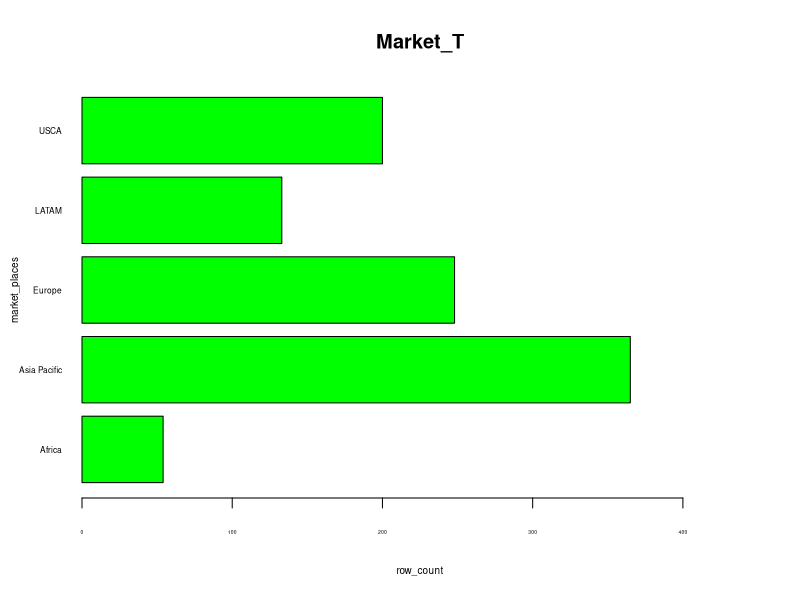
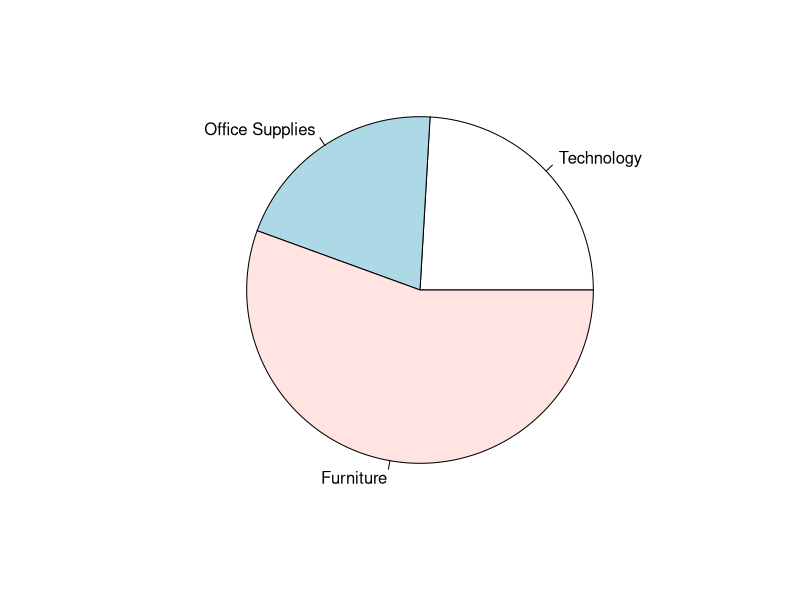
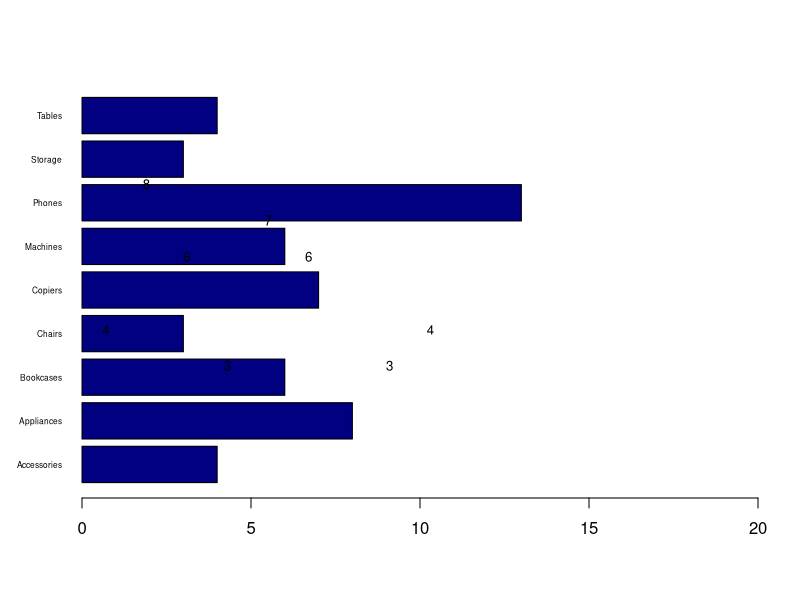
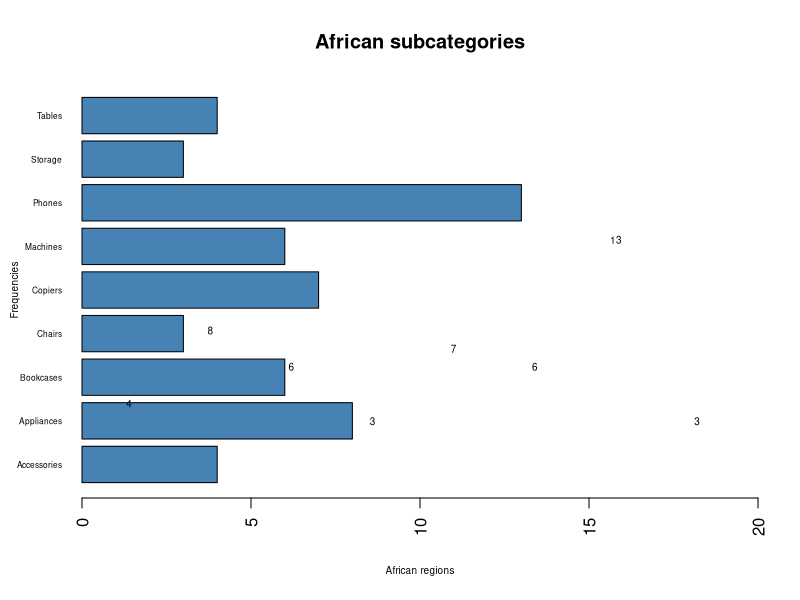
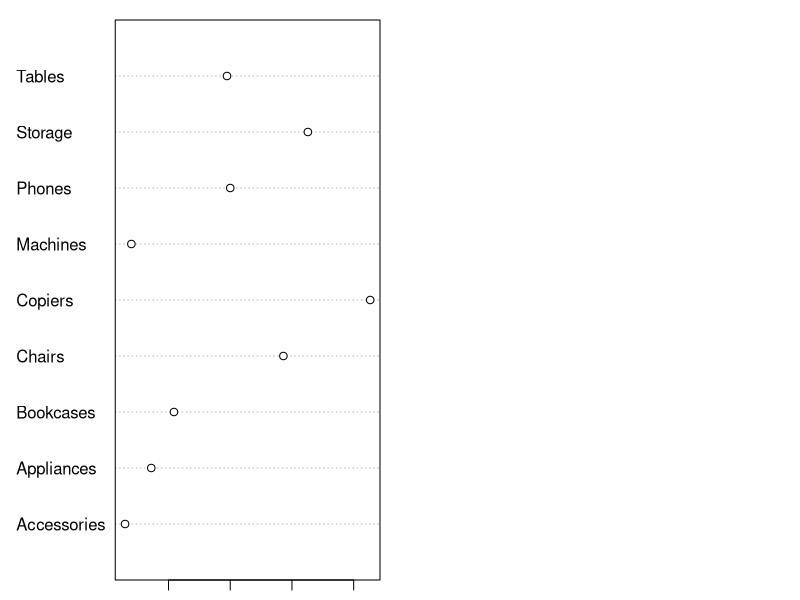
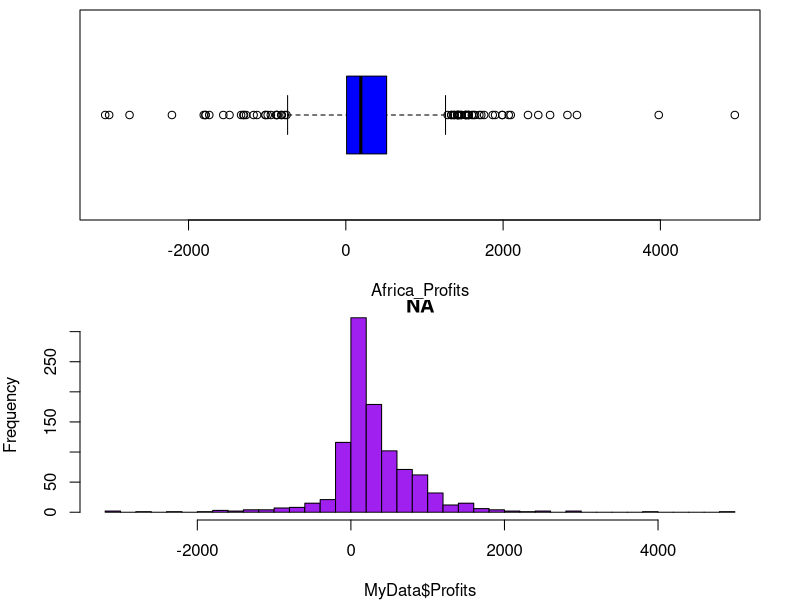
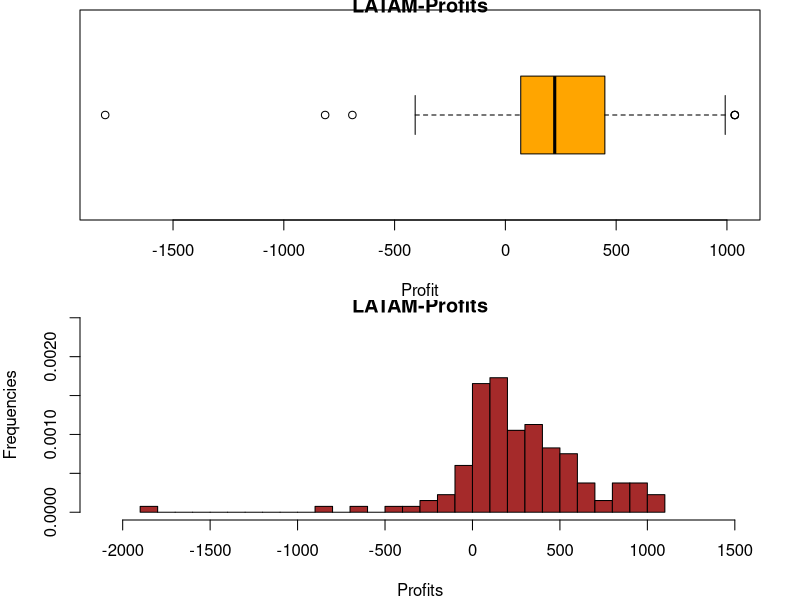
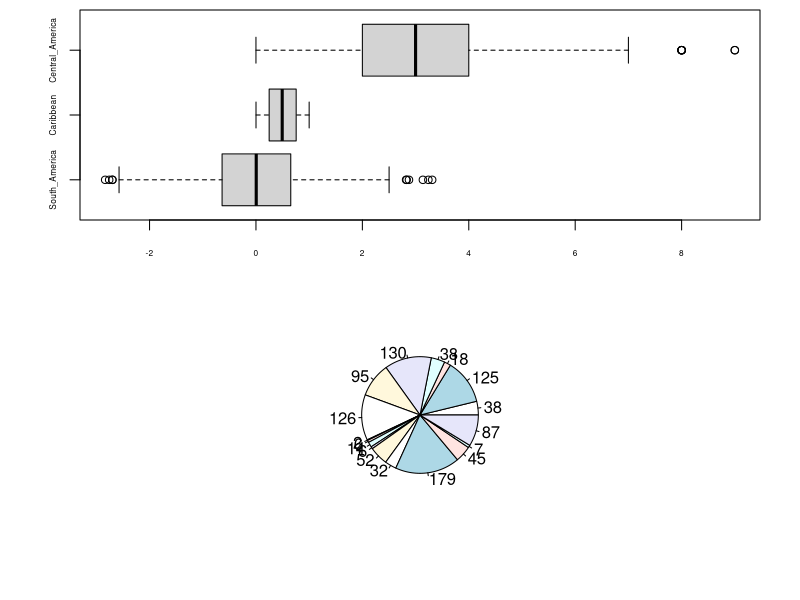

Reproduce these figures in R, in order.
## ---- chunk 1
#Libraries

library(readxl)
library(readr)
library(tidyverse)
library(dplyr)
library(knitr)
library(kableExtra)
library(magrittr)
library(RColorBrewer)
## ---- chunk 2
#Data sets(add importing codes here)
MyData =  readxl::read_excel("Datasets/M2Data.xlsx")

read_excel("Datasets/M2Data.xlsx")
## ---- chunk 3
##Task1-first&last rows
# obtain the top and bottom rows
head_rows = head(MyData, 5)

tail_rows = tail(MyData, 5)

#combining the two sets into a single one
final_rows = rbind(head_rows,tail_rows)

#organize into one table
knitr::kable(final_rows)

##OBSERVATIONS:It is important to create the vector object before binding it.
##2.In the table we see the first 5 elements  starting from Central US,Oceania etc and last 5 elements starting from Eastern Asia, Western US etc.
## ---- chunk 4
##TASK2-CATEGORIES AND FREQUENCIES OF THE MARKET

Market = MyData$Market

table(MyData$Market)
as.data.frame(table(MyData$Market))

knitr::kable(table(MyData$Market),
             align = "c", 
             digits = 2,
             format = "html",
             table.attr = "style='width:40%;'")

#OBSERVATIONS- 1.IN THE MARKET DATA ASIA PACIFIC HAS A HIGHEST FREQUENCY AND AFRICA HAS THE LOWEST FREQUENCY

## ---- chunk 5
#TASK3-BARPLOT FOR MARKET

#create horizontal bar plot
Market_T =table(MyData$Market)
  
#creating horizontal bar graph
Market_bar = barplot(Market_T, 
                     main = "Market_T" ,
                     xlab = "row_count" ,ylab = "market_places", 
                     col ="green" ,xlim =c(0,450), horiz = TRUE ,
                     las= 1,cex.axis =0.3 ,cex.names =0.5 ,cex.lab = 0.6)
##Oservations:1.here,X-Axis represents names of different continents, while the Y-Axis represents freuencies respectively
#2.Asia pacific has highest frequency,Europe being the second highest and Africa has lowest frequency
##3.There are 
## ---- chunk 6
#Task4-product category-Africa

D_Africa = filter(MyData, Market == 'Africa')
 filter(D_Africa, Market == 'Africa')
 knitr::kable(D_Africa)
 
task4 = D_Africa$Product_Category
table(D_Africa$Product_Category)
pie_label = unique(D_Africa$Product_Category, clockwise = FALSE)
as.data.frame(table(pie_label))


X =(table(D_Africa$Product_Category)) 
pie_label = unique(D_Africa$Product_Category, clockwise =FALSE)
pie(X, labels = pie_label, radius = 0.9, clockwise = FALSE)

##Observations:1.
##2.Technology has the highest value ~30 and office supplies has the least ~11
## ---- chunk 7
#TASK5-PRODUCT_SUBCATEGORY
Africa5_table = table(D_Africa$Product_SubCategory)
#plot table using bar plot\
bar5 = barplot(Africa5_table,xlim =c(0,20), horiz = TRUE,
               col = "navyblue",las= 1,cex.names =0.5 ,cex.lab = 0.6)
#use text
text(y=table(D_Africa$Product_SubCategory),
     bar5,
     table(D_Africa$Product_SubCategory),
     cex= 0.8,
     pos = 3)


##OBSERVATIONS:By Adding text feature and presenting the barplot horizontally we get a better view and the display of the labels are easier to read 
## ---- chunk 8
#TASK6-CREATE A BAR PLOT
Africa5_table = table(D_Africa$Product_SubCategory)
bar5 = barplot(Africa5_table,xlim =c(0,20), horiz = TRUE,
              las= 1,cex.names =0.5 ,cex.lab = 0.6,
               main = "African subcategories",
               ylab = "Frequencies",
               xlab = "African regions",
               col = 'steelblue',
               las = 2,
               yaxp = c(0,16,5),2)
text(y=table(D_Africa$Product_SubCategory),
     bar5,
     table(D_Africa$Product_SubCategory),
     cex = 0.6,
     pos = 3)

par(mar=c(0.1,0.1,0.1,0.1),
    mai= c(0.2,0.2,0.2,0.2),
    mfcol = c(1,2))

## ---- chunk 9
##OBSERVATIONS:par() CODE HELPS WITH ALIGNING THE MARGINS OF BARPLOTS 
## ---- chunk 10
#TASK7-SALES/SUBCATEGORY

Africa7_table = D_Africa$Sales
Africa8_table = D_Africa$Product_SubCategory
Af_2 = table(D_Africa$Product_SubCategory)
knitr::kable(Af_2)
as.data.frame(table(Af_2))

tapply(Africa7_table,Africa8_table, mean)
as.data.frame(tapply(Africa7_table,Africa8_table, mean))

#create object 'meanSales' to store data
meanSales = tapply(D_Africa$Sales, D_Africa$Product_SubCategory, mean)
#present data using table
knitr::kable(meanSales)

dotchart(meanSales)


##OBSERVATIONS:BY DOTCHART PRESENTATION COPIERS HAVE THE HIGHEST SALES MEANWHILE ACCESSORIES AND MACHINES HAVING THE LEAST SALES.
## ---- chunk 11

#TASK8-SALES/REGION(AFRICA)

Africa7_table = D_Africa$Sales
Africa9_table = D_Africa$Region
as.data.frame(table(Africa7_table))

tapply(Africa7_table,Africa9_table, sum)
as.data.frame(tapply(Africa7_table,Africa9_table, sum))

totalSales =tapply(D_Africa$Sales,D_Africa$Region,sum)
knitr::kable(totalSales)

##OBSERVATIONS:
## ---- chunk 12
#Task 9
Africa10_table = D_Africa$ShippingCost
Africa9_table = D_Africa$Region
table(D_Africa$ShippingCost)
as.data.frame(table(Africa10_table))

tapply(Africa9_table,Africa10_table, mean)
as.data.frame(tapply(Africa9_table,Africa10_table, mean))

## ---- chunk 13
#create object 'meanSales' to store data
meanShippingcost = tapply(D_Africa$ShippingCost, D_Africa$Region, mean)
#present data using table
knitr::kable(meanShippingcost)
## ---- chunk 14
##Task10
##1.Numeric:Numeric data is the most common data type in R. The values of a variable or series will be recorded as numeric data if they are numbers or contain decimals.
##2.Integer:The integer data type is an exception to the rule for numeric data. Integers are defined as numbers without decimals. You can use it if you are certain that the numbers you store won't ever contain decimals.
##3.Factor:Factor variables are unique examples of character variables because they may store text as well. When there are few different character strings, factor variables are used.
##4.Double:real number represented as a double in "double-precision floatint point format."

## ---- chunk 15

###task 11
par(mfcol=c(2,1),
    mai=c(1, 1, 0.2, 0.4),
    mar=c(4,4,0.5,2))

#present a box plot of all profits
boxplot(MyData$Profits, col = "blue", xlab='Africa_Profits',
        horizontal = T)
#present a histogram of all profits
hist(MyData$Profits,
     breaks = 50,col = "purple",
     main = "NA")
##Observations:1.From boxplot we deduce that African market has many outliers.
##2.African markets highest profit value is between ~0 to ~2000.
## ---- chunk 16
#TASK 12:LATAM
D_LATAM = dplyr::filter(MyData, Market == "LATAM")
#boxplot
LATAM_box = boxplot(D_LATAM$Profits, horizontal = T, col = "orange",
                    las = 1,xlab = "Profit", main= "LATAM-Profits")

#histogram
LATAM_Hist = hist(D_LATAM$Profits, breaks = 40,main = "LATAM-Profits",xlab = "Profits",ylab = "Frequencies", col = "brown", freq = FALSE,ylim = c(0,0.0025), xlim = c(-2100,1500))
##Observations:1.From the boxplot we deduce that Latam market has more than 3 outliers that is ~4 outliers.
##2.From the histogram we deduce that Latam Marker has its highest values between ~0 to ~500.

## ---- chunk 17
 ##task13
task_latsales = D_LATAM$Sales
task_latregion = D_LATAM$Region
tapply(task_latsales,task_latregion, sum)
as.data.frame(tapply(task_latsales,task_latregion, sum))

totalsales =tapply(D_LATAM$Sales,D_LATAM$Region,sum)
knitr::kable(totalsales)
##Observations:from the table we see that Central America has the highest value of 924226.2 and Carribean has the lowest value of 196775.2
## ---- chunk 18

#TASK14-BOXPLOT FOR LATAM
 # Create example data
t14box = D_LATAM$Region
t14box = D_LATAM$Profits

final_L= data.frame('South_America' = rnorm(1000),
                   'Caribbean' = runif(1000),
                   'Central_America' = rpois(1000, 3))

head(final_L)
boxplot(final_L,horizontal = T, cex.axis = 0.5, cex.lab = 0.4,cex.names= 0.6)

## ---- chunk 19
##Observations:Boxplot is adjusted to horizontal view to give a better presentation with details of LATAM Market.
## ---- chunk 20
##TASK15-TABLE(CUMSUM,PROB)
t15 = MyData$Product_SubCategory %>%
  table() %>%
  as.data.frame() %>%
  rename(Frequency = Freq) %>%
  mutate(Cumsum = cumsum(Frequency), 
         Probabilities = Frequency/nrow(MyData),
         Cumprob = cumsum(Probabilities))
knitr::kable(t15,
             digits = 2,
             caption = "LATAM-Product_Subcategory",
             format = "html",
             table.attr = "style ='width:40%;'",
             align = 'c') %>%
  kable_classic(bootstrap_options = "striped",
                full_width = TRUE,
                position = "center",
                font_size = 12)
## ---- chunk 21
#OBSERVATIONS:BY USING BOOTSTRAP OPTIONS WE CAN BEAUTIFY THE TABLE WITH MANY OPTIONS,ONE WHICH I USED IS STRIPED THAT SEGREGATES THE TABLE AND DISPLAYS ITS ELEMENTS PROPERLY 
## ---- chunk 22
##TASK16-PROB GRAPHS

pie_label1 = t15$Frequency
pie(t15$Frequency, labels = pie_label1, radius = 0.6)
barplot(t15$Cumsum,xlab = 'Subs',ylab = 'cumsum',main = 'barplot forcumsum')
L_pie =t15$Probabilities
pie(t15$Probabilities,labels = L_pie, cex.axis = 0.4,cex.lab = 0.5,cex.names = 0.3)
barplot(t15$Cumprob,xlab = 'product subcategories',ylab = 'cumprob',main ='barplot for cumprob')
text(t15$Cumprob,cex.axis = 0.5,cex.names=0.6,cex.lab = 0.4,pos=2)
par(mfrow=c(1,2))
##OBSERVATIONS:1.From the frequency piechart, we see phones having highest value and envelopes having the least value
##2.From the cumsum barplot, we see tables having the highest value and accessories having the least value
##3.From the probabilities piechart,we see copiers,Bookcases and appliances having highest value and envelopes having the least value
##4.From the cumprob barplot, we see that table have a highest value and accessories has the least value 
## ---- chunk 23
##TASK17

EuropeData = dplyr::filter(MyData, Market == "Europe")

#get total quantity
Europetotalsales = tapply(EuropeData$Quantity,EuropeData$Company_Segment, sum)

par(mar=c(6,7,5,2)+.2)
Europe_Barplot = barplot(Europetotalsales,las=1,xlab= "Comapny_Segment",ylab = "Total quantity",col = "pink",ylim = c(0,1500),las=1)

##OBSERVATIONS:From the barplot we see that there are three company segments and those are Consumer,Corporate,Home office Consumer segment having a quantity that lies between ~600 to ~800,Corporate segment having a quantity between ~400 to ~600, and Home office has its value at 200
